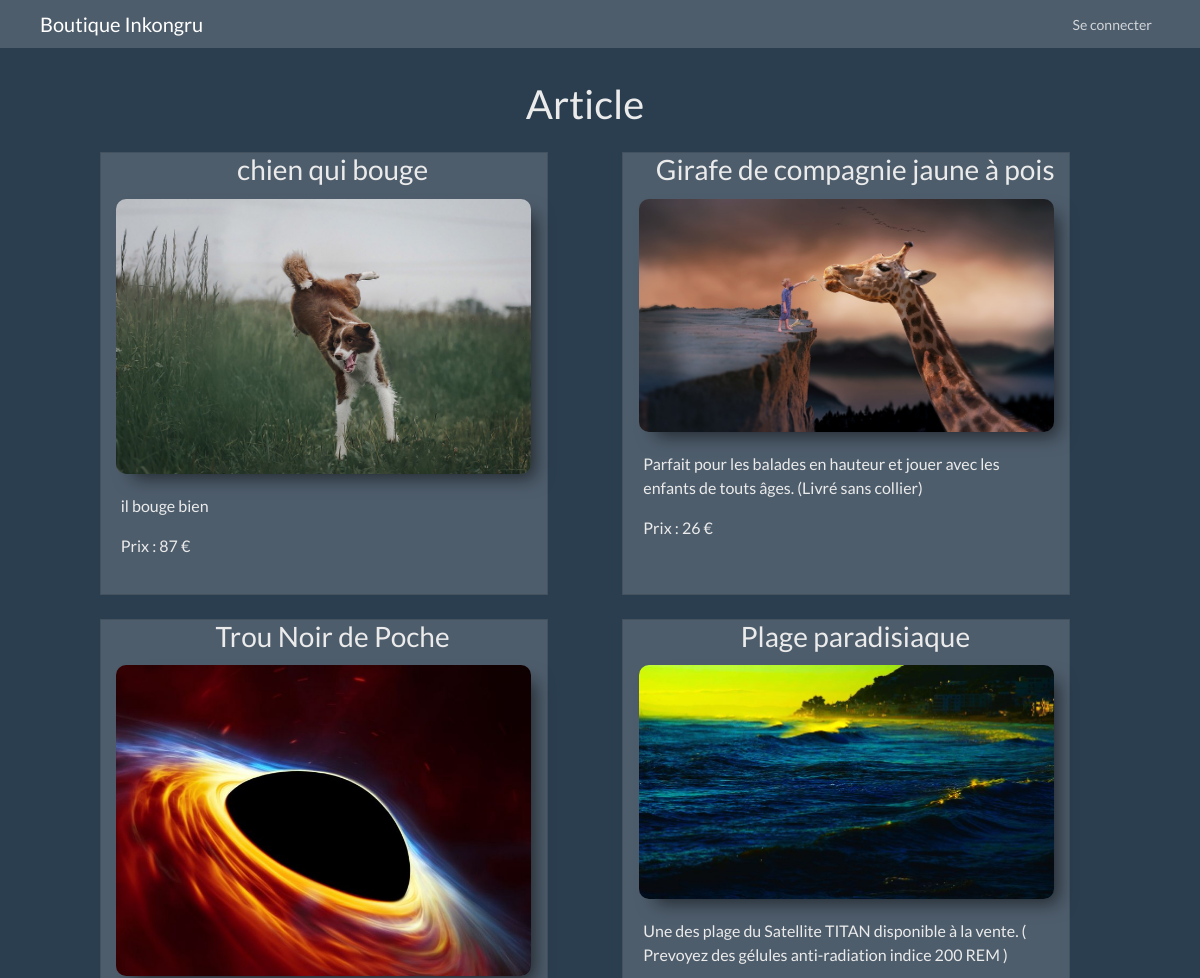
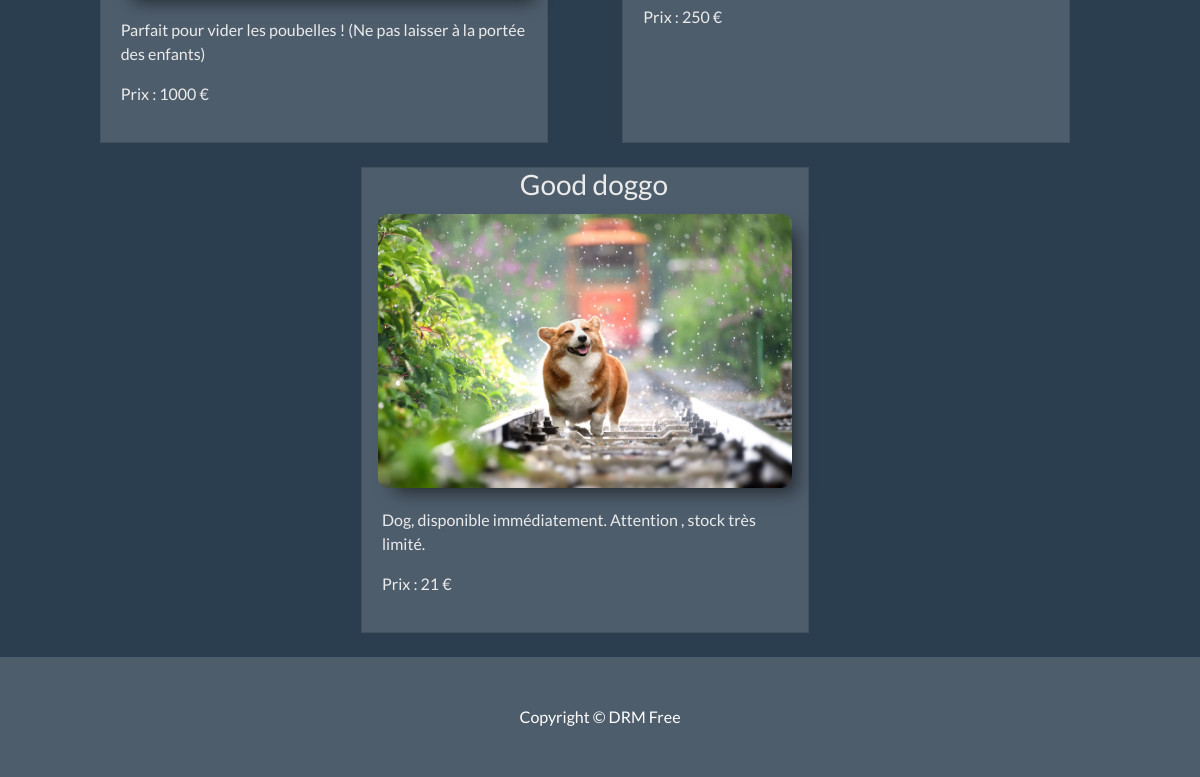
The app's page /accueil.php with its own data (2 pictures, top to bottom).
### tables this page shows
CREATE TABLE `post` (
  `idPost` int(11) NOT NULL AUTO_INCREMENT,
  `title` varchar(255) NOT NULL,
  `commentaire` text,
  `price` int(11) DEFAULT NULL,
  `photo` varchar(255) DEFAULT NULL,
  `date_upload` timestamp NOT NULL DEFAULT CURRENT_TIMESTAMP ON UPDATE CURRENT_TIMESTAMP,
  `idUser` int(11) NOT NULL,
  PRIMARY KEY (`idPost`),
  KEY `idUser` (`idUser`),
  CONSTRAINT `post_ibfk_1` FOREIGN KEY (`idUser`) REFERENCES `users` (`idUser`) ON DELETE CASCADE ON UPDATE CASCADE
);

### sqlRequete/db.php (called while the page is built, shortened)
<?php
$user = 'root';
$pass = '0000';
$connect = new PDO('mysql:host=localhost;dbname=website', $user, $pass);
$requete = $connect->prepare("SELECT * FROM post ORDER BY idPost DESC LIMIT 10");
$requete->execute();
$allPost = $requete->fetchAll(PDO::FETCH_ASSOC);

### accueil.php (the view, shortened to what this page needs)
<?php
require_once("./sqlRequete/db.php");
if ($_SESSION) {
  include('./headerLogOn.php');
} else {
  include_once('./header.php');
}
?>
<div class="container">
  <div class="row">
    <h1 class="my-4 title">Article</h1>
    <div class="element-article">
      <?php foreach ($allPost as $post) : ?>
        <div class="card mb-4 article-style">
          <h3 class="card-title"> <?= $post['title'] ?> </h3>
          <div class="image_style">
            <img src="./css/photos/<?= $post['photo'] ?>" />
          </div>
          <div class="card-body">
            <p class="card-text"> <?= $post['commentaire'] ?> </p>
            <p>Prix :  <?= $post['price'] ?> €<p>
          </div>
        </div>
      <?php endforeach ?>
    </div>
  </div>
</div>
<?php include('./footer.php') ?>

### header.php (shortened to what this page needs)
<?php
require_once("./sqlRequete/db.php");
?>
<!DOCTYPE html>
<html lang="en">
<head>
  <link href="vendor/bootstrap/css/bootstrap.min.css" rel="stylesheet">
  <link href="css/blog-home.css" rel="stylesheet">
</head>
<body>
  <nav class="navbar navbar-expand-lg navbar-dark bg-dark fixed-top">
    <div class="container">
      <a class="navbar-brand" href="?accueil">Boutique Inkongru</a>
      <div class="collapse navbar-collapse" id="navbarResponsive">
        <ul class="navbar-nav ml-auto">
          <li class="nav-item">
            <a class="nav-link" href="?seConnecter">Se connecter</a>
          </li>
        </ul>
      </div>
    </div>
  </nav>

### footer.php (shortened to what this page needs)
  <footer class="py-5 bg-dark">
    <div class="container">
      <p class="m-0 text-center text-white">Copyright &copy; DRM Free</p>
    </div>
  </footer>
</body>
</html>

### css/blog-home.css (style rules this page uses)
body { padding-top: 56px; height: 88vh; }
.container { padding-right: 10px!important; padding-left: 10px!important; }
.row { height: 100%; width: 100%; display: flex; justify-content: center; }
h3 { padding-left: 4%!important; text-align: center; }
.title { width: 100%; display: flex; justify-content: center; }
.image_style { display: flex!important; align-items: center!important; justify-content: center!important; }
img { width: 93%!important; border-radius: 10px; box-shadow: 10px 10px 18px -6px rgba(0,0,0,0.57); }
.element-article { display: flex; flex-wrap: wrap; justify-content: space-evenly; }
.article-style { width: 40%; }

### records on screen
post: title "chien qui bouge", photo (picture), commentaire "il bouge bien", price "87"
post: title "Girafe de compagnie jaune à pois", photo (picture), commentaire "Parfait pour les balades en hauteur et jouer avec les enfants de touts âges. (Livré sans collier)", price "26"
post: title "Trou Noir de Poche", photo (picture), commentaire "Parfait pour vider les poubelles ! (Ne pas laisser à la portée des enfants)", price "1000"
post: title "Plage paradisiaque", photo (picture), commentaire "Une des plage du Satellite TITAN disponible à la vente. ( Prevoyez des gélules anti-radiation indice 200 REM )", price "250"
post: title "Good doggo", photo (picture), commentaire "Dog, disponible immédiatement. Attention , stock très limité.", price "21"
